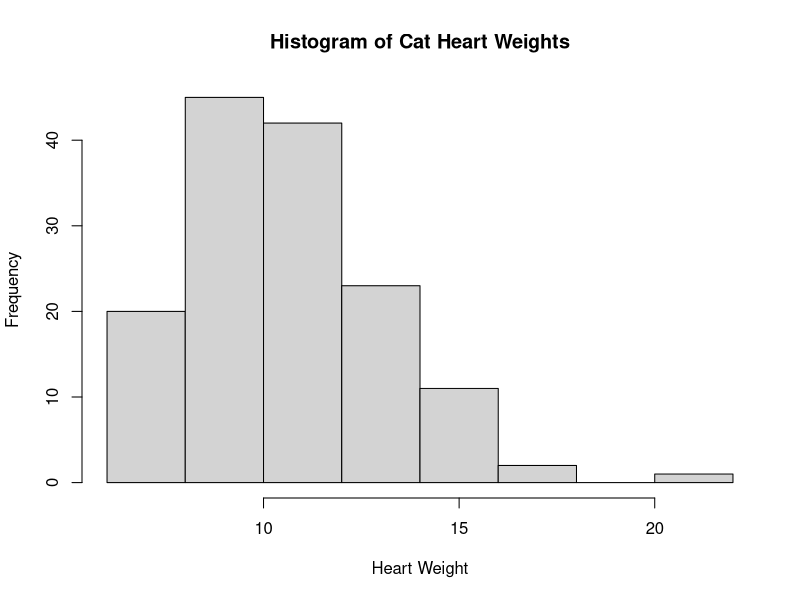
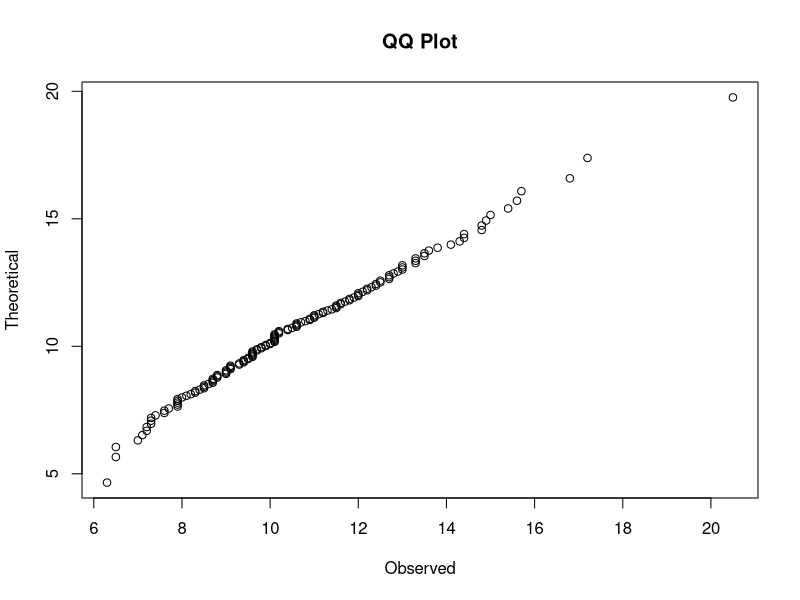
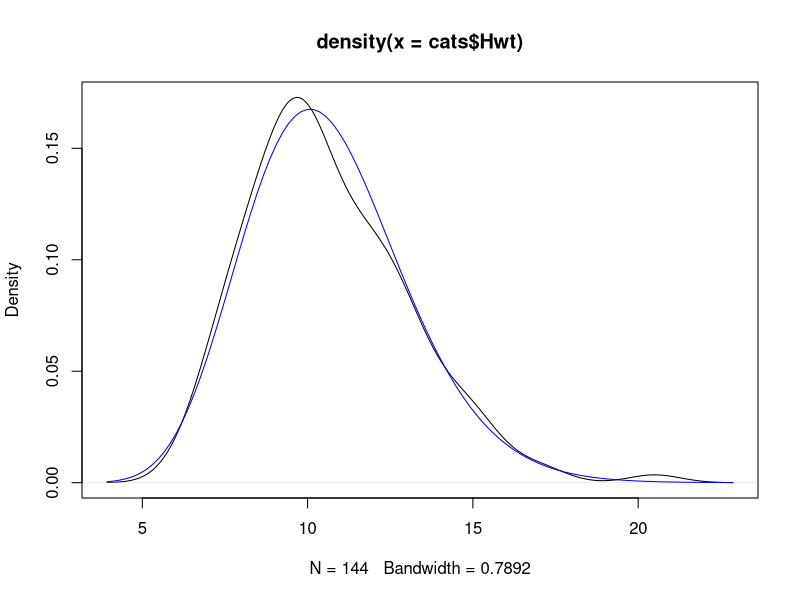
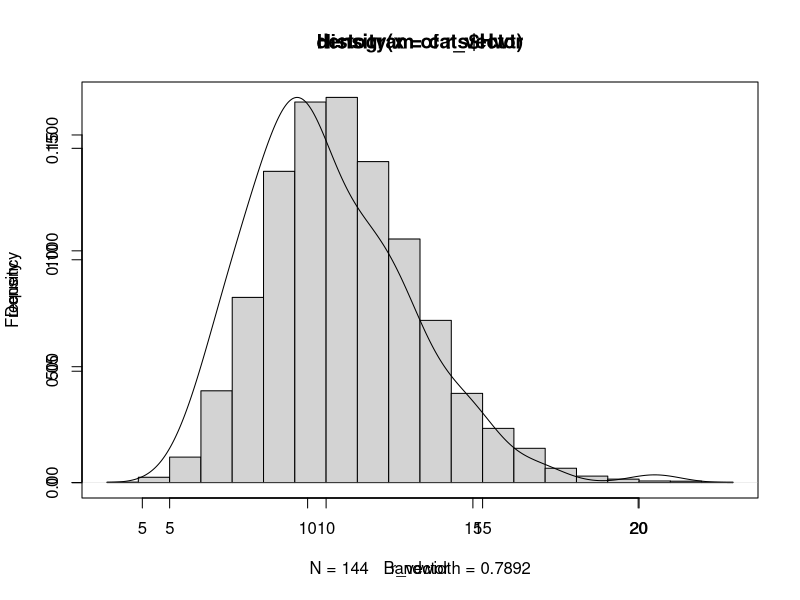

These charts were generated, in order, by the following R code:
## ---- chunk 1

## 1. Write a function, `gamma.est`, which takes as input a vector of data values, and returns a vector containing the two estimated parameters of the gamma distribution, with components named shape and scale as appropriate.

gamma.est_MM <- function (x){
  m<-mean(x); v<-var (x)
  return (c(shape=m^2/v, scale=v/m))
}


##2. Verify that your function implements the appropriate formulas by showing that it matches the results from lecture for the cat heart data.
## Yes, this does match results from lecture for the cat heart data as the density distributions are overlapping.

library(MASS)
data("cats",package="MASS")
hist(cats$Hwt, xlab="Heart Weight", main="Histogram of Cat Heart Weights")
fitdistr(cats$Hwt, densfun="gamma")
cats.gamma<-gamma.est_MM(cats$Hwt)

qqplot(cats$Hwt, qgamma(ppoints(500), shape=cats.gamma["shape"],
      scale=cats.gamma["scale"]), xlab="Observed", ylab="Theoretical",
      main="QQ Plot")

plot(density(cats$Hwt)) 
curve(dgamma(x,shape=cats.gamma["shape"],scale=cats.gamma["scale"]),add=TRUE,col="blue")

##3. Generate a vector containing ten thousand random values from the gamma distribution with $a = 19$ and $s  0.56. What are the theoretical values of the mean and of the variance? What are their sample values?
set.seed(1012)
r_vector <- rgamma(n=10000,shape=19,scale=0.56)
r_bar<- (mean(r_vector))
r_var <- (var(r_vector))
print(r_bar)
print (r_var)

##4. Plot the histogram of the random values, and add the curve of the theoretical probability density function.

hist (r_vector)
par(new = TRUE)
plot(density(cats$Hwt))


##5. Apply your `gamma.est` function to your random sample. Report the estimated parameters and how far they are from the true values.
## The values are close to the true values (18 and 0.56)

estimates <- gamma.est_MM(r_vector)
print (estimates)

##6. Write a function, `gamma.est.se`, to calculate the standard error of your estimates of the gamma parameters, on simulated data drawn from the gamma distribution. It should take the following arguments: true shape parameter `shape` (or a), true scale parameter `scale` (or s), size of each sample `n`, and number of repetitions at that sample size `B`. It should return two standard errors, one for the shape parameter a and one for the scale parameter s. (These can be either in a vector or in a list, but should be named clearly.) It should call a function `gamma.est.sim` which takes the same arguments as `gamma.est.se`, and returns an array with two rows and B columns, one row holding shape estimates and the other row scale estimates. Your `gamma.est.se` function should not, itself, estimate any parameters or generate any random values

gamma.est.sim<-function (shape, scale, n, B){
  all_estimates = matrix(ncol = 0, nrow = 2)
  
  for(i in 1:B){
    r_vector <- rgamma(n=n,shape=shape,scale=scale)
    estimates <- gamma.est_MM(r_vector)
    all_estimates = cbind(all_estimates, estimates)
    }
  
  return (all_estimates)
}

gamma.est.se <- function(shape, scale, n, B){
  sim_estimates = gamma.est.sim(shape = shape,
                                scale = scale,
                                n=n, B=B)
  return(c(se_shape = sd(sim_estimates[1,]), 
         se_scale = sd(sim_estimates[2,])))
  

  }
## ---- chunk 2
##7. Write `gamma.est.sim` so that the entries in the first row of the returned array alternate between `shape` and `shape+1`, and those in the second row alternate between `scale` and `scale+n`. For example `gamma.est.sim(2,1,10,10)` should return (row names are optional)

 #gamma.est.sim(2,1,10,10)

shapes <- rep(c(2,3), 5)
scales <- rep(c(1,11), 5)
rbind(shapes, scales)

#gamma.est.sim(2,8,5,7)

shapes <- rep(c(2,3), 5)
scales <- rep(c(8,13), 5)
rbind(shapes[1:7], scales[1:7]) 


##8. Calculate the standard deviations of each _row_ in the two arrays above.

shapes <- rep(c(2,3), 5)
scales <- rep(c(1,11), 5)
rbind(shapes, scales)
print ("Standard deviation =") 
sd(shapes)
sd (scales)

shapes <- rep(c(2,3), 5)
scales <- rep(c(8,13), 5)
rbind(shapes[1:7], scales[1:7]) 
print ("Standard deviation =") 
sd (shapes)
sd (scales)

## 9. Run your `gamma.est.se`, with this version of `gamma.est.sim`. Do its standard errors match the standard deviations you just calculated? Should they?
## The standard errors do not match the standard deviations calculated from the gamma.est.sim function.

gamma.est.se (2,1,10,10)
gamma.est.se (2,8,5,7)

## ---- chunk 3

## 10. Write the actual gamma.est.sim. Each of the B columns in its output should be the result of applying gamma.est to a vector of n random numbers generated by a diﬀerent call to rgamma, all with the same shape and scale parameters.
##gamma.est.sim (rgamma(5, shape=4, scale=0.333), 10, 10)

## 11. Run `gamma.est.se`, calling your new `gamma.est.sim`, with `shape=2`, `scale=1`, `n=10a different call to `rgamma`, all with the same shape and scale parameters. and `B=1e5`. Check that the standard error for `shape` is approximately 1.6 and that or `scale` approximately 0.54. Explain why your answers are not exactly 1.6 and 0.54.f

gamma.est.se (2,1,10,1000)




